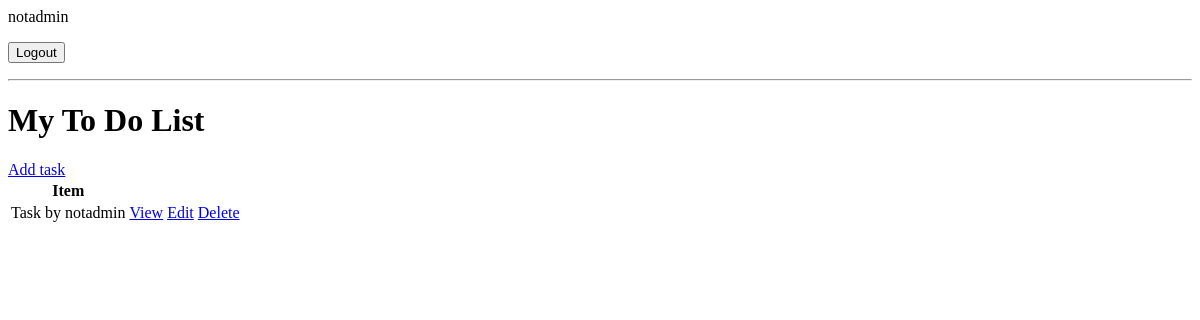
The page / (signed in) on the database as committed earlier.
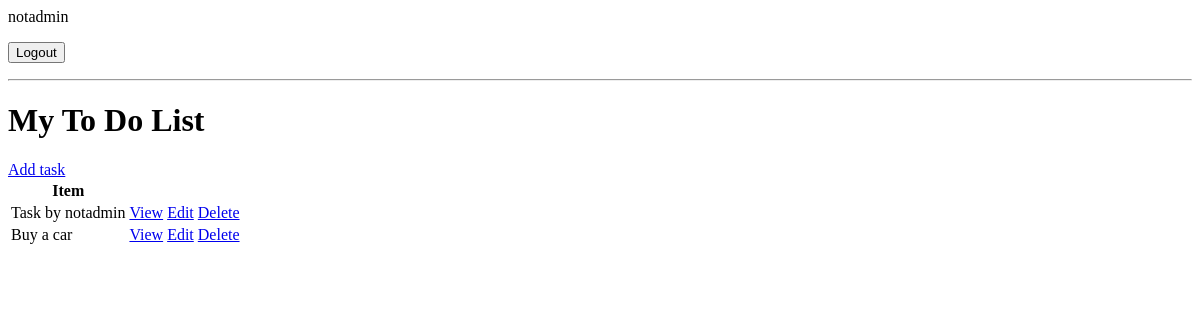
The same page on the database as committed later.
### base/models.py (models this page shows, shortened)
class Task(models.Model):
    user = models.ForeignKey(User, on_delete=models.CASCADE, null=True, blank=True)
    title = models.CharField(max_length=200)
    description = models.TextField(null=True, blank=True)
    complete = models.BooleanField(default=False)
    created = models.DateTimeField(auto_now_add=True)
    class Meta:
        ordering = ['complete']

### base/views.py (the view)
# urls.py: path("", TaskList.as_view(), name="tasks"),
class TaskList(LoginRequiredMixin, ListView):
    model = Task
    context_object_name = "tasks"
    def get_context_data(self, **kwargs):
        context = super().get_context_data(**kwargs)
        context["tasks"] = context["tasks"].filter(user=self.request.user)
        context["count"] = context["tasks"].filter(complete=False).count()
        return context

### base/templates/base/task_list.html (shortened to what this page needs)
{% if request.user.is_authenticated %}
    <p>{{request.user}}</p>
    <form method="post" action="{% url 'logout' %}">
        <button type="submit">Logout</button>
    </form>
{% else %}
<a href="{% url 'login' %}">Login</a>
{% endif %}
<hr>
<h1>My To Do List</h1>
<a href="{% url 'task-create' %}">Add task</a>
<table>
    <tr>
        <th>Item</th>
        <th></th>
        <th></th>
        <th></th>
    </tr>
    {% for task in tasks %}
    <tr>
        <td>{{task.title}}</td>
        <td><a href="{% url 'task' task.id %}">View</a></td>
        <td><a href="{% url 'task-update' task.id %}">Edit</a></td>
        <td><a href="{% url 'task-delete' task.id %}">Delete</a></td>
    </tr>
    {% empty %}
    <h3>No items in list</h3>
    {% endfor %}
</table>

Rows that differ between the two databases and show on the page:
added Task: title "Buy a car"
